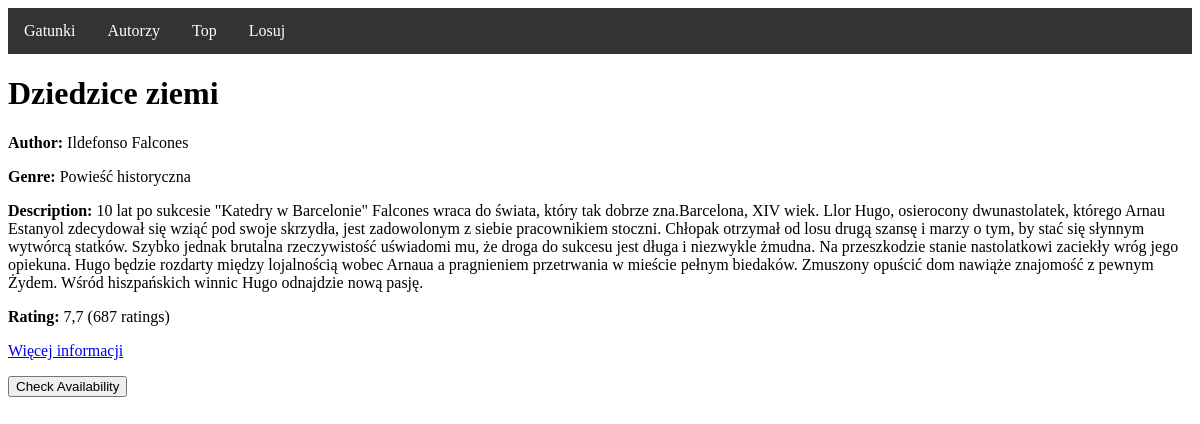
The page /genres/random/ on the database its author committed.
### book_manager/models.py (models this page shows, shortened)
class Book(models.Model):
    year = models.CharField(max_length=4)
    genre = models.TextField()
    book_url = models.URLField()
    title = models.TextField()
    author = models.TextField()
    tags = models.TextField()
    description = models.TextField()
    rating = models.CharField(max_length=4)
    ratings_nb = models.CharField(max_length=10)
    availability = models.BooleanField(default=True)
    similar_books = models.CharField(max_length=255, default='')
    library_book_id = models.TextField()

### book_manager/views.py (the view)
# urls.py: path('random/', random_book, name='random_book'),
def random_book(request):
    random_book = Book.objects.filter(availability=1).order_by('?').first()
    return render(request, 'book_manager/random_book.html', {'random_book': random_book})

### book_manager/templates/book_manager/random_book.html (shortened to what this page needs)
<!DOCTYPE html>
<html>
<head>
</head>
<body>
    <div class="menu-bar">
        <a href="/genres/">Gatunki</a>
        <a href="/genres/authors/">Autorzy</a>
        <a href="/genres/top/">Top</a>
        <a href="/genres/random/">Losuj</a>
    </div>
    <h1>{{ random_book.title }}</h1>
    <p><strong>Author:</strong> {{ random_book.author }}</p>
    <p><strong>Genre:</strong> {{ random_book.genre }}</p>
    <p><strong>Description:</strong> {{ random_book.description }}</p>
    <p><strong>Rating:</strong> {{ random_book.rating }} ({{ random_book.ratings_nb }} ratings)</p>
    <p><a href="{{ random_book.book_url }}" class="more-info" target="_blank">Więcej informacji</a></p>
    <button onclick="checkBookAvailability({{ random_book.id }})">Check Availability</button>
</body>
</html>

### book_manager/templates/book_manager/random_book.html (style rules this page uses)
.menu-bar { background-color: #333; overflow: hidden; }
.menu-bar a { float: left; display: block; color: white; text-align: center; padding: 14px 16px; text-decoration: none; }
.more-info { display: block; margin-top: 10px; text-decoration: underline; color: #0000EE; }

### rows shown on the page
Book: title "Dziedzice ziemi", author "Ildefonso Falcones", genre "Powieść historyczna", description "10 lat po sukcesie \"Katedry w Barcelonie\" Falcones wraca do świata, który tak dobrze zna.Barcelona, XIV wiek. Llor Hugo, osierocony dwunastolatek, którego Arnau Estanyol zdecydował się wziąć pod swoje skrzydła, jest zadowolonym z siebie pracownikiem stoczni. Chłopak otrzymał od losu drugą szansę i marzy o tym, by stać się słynnym wytwórcą statków. Szybko jednak brutalna rzeczywistość uświadomi mu, że droga do sukcesu jest długa i niezwykle żmudna. Na przeszkodzie stanie nastolatkowi zaciekły wróg jego opiekuna. Hugo będzie rozdarty między lojalnością wobec Arnaua a pragnieniem przetrwania w mieście pełnym biedaków. Zmuszony opuścić dom nawiąże znajomość z pewnym Żydem. Wśród hiszpańskich…", rating "7,7", ratings_nb "687"
